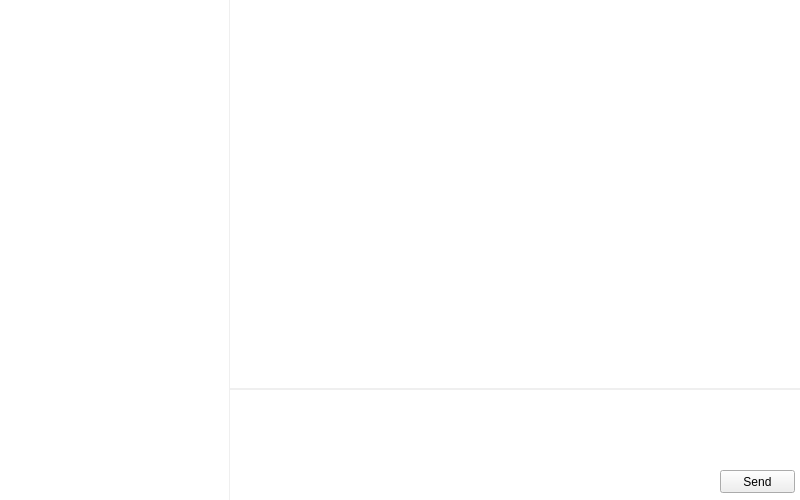
<?xml version="1.0" encoding="UTF-8"?>
<ui version="4.0">
 <class>MainWindow</class>
 <widget class="QMainWindow" name="MainWindow">
  <property name="geometry">
   <rect>
    <x>0</x>
    <y>0</y>
    <width>800</width>
    <height>500</height>
   </rect>
  </property>
  <property name="minimumSize">
   <size>
    <width>800</width>
    <height>500</height>
   </size>
  </property>
  <property name="maximumSize">
   <size>
    <width>800</width>
    <height>500</height>
   </size>
  </property>
  <property name="windowTitle">
   <string>MainWindow</string>
  </property>
  <widget class="QWidget" name="centralWidget">
   <widget class="QTextBrowser" name="textBrowser">
    <property name="geometry">
     <rect>
      <x>240</x>
      <y>7</y>
      <width>561</width>
      <height>371</height>
     </rect>
    </property>
    <property name="cursor" stdset="0">
     <cursorShape>IBeamCursor</cursorShape>
    </property>
    <property name="frameShape">
     <enum>QFrame::NoFrame</enum>
    </property>
   </widget>
   <widget class="QPlainTextEdit" name="plainTextEdit">
    <property name="geometry">
     <rect>
      <x>240</x>
      <y>400</y>
      <width>561</width>
      <height>71</height>
     </rect>
    </property>
    <property name="cursor" stdset="0">
     <cursorShape>IBeamCursor</cursorShape>
    </property>
    <property name="frameShape">
     <enum>QFrame::NoFrame</enum>
    </property>
   </widget>
   <widget class="QPushButton" name="btnSend">
    <property name="geometry">
     <rect>
      <x>720</x>
      <y>470</y>
      <width>75</width>
      <height>23</height>
     </rect>
    </property>
    <property name="text">
     <string>Send</string>
    </property>
    <property name="shortcut">
     <string>Return</string>
    </property>
   </widget>
   <widget class="QWidget" name="widget" native="true">
    <property name="geometry">
     <rect>
      <x>230</x>
      <y>390</y>
      <width>571</width>
      <height>111</height>
     </rect>
    </property>
    <property name="autoFillBackground">
     <bool>false</bool>
    </property>
    <property name="styleSheet">
     <string notr="true">background-color: rgb(255, 255, 255)</string>
    </property>
   </widget>
   <widget class="QWidget" name="widget_2" native="true">
    <property name="geometry">
     <rect>
      <x>230</x>
      <y>0</y>
      <width>571</width>
      <height>388</height>
     </rect>
    </property>
    <property name="autoFillBackground">
     <bool>false</bool>
    </property>
    <property name="styleSheet">
     <string notr="true">background-color: rgb(255, 255, 255)</string>
    </property>
   </widget>
   <widget class="QWidget" name="widget_3" native="true">
    <property name="geometry">
     <rect>
      <x>0</x>
      <y>0</y>
      <width>229</width>
      <height>501</height>
     </rect>
    </property>
    <property name="autoFillBackground">
     <bool>false</bool>
    </property>
    <property name="styleSheet">
     <string notr="true">background-color: rgb(255, 255, 255)</string>
    </property>
    <widget class="QListWidget" name="listWidget">
     <property name="geometry">
      <rect>
       <x>10</x>
       <y>10</y>
       <width>218</width>
       <height>481</height>
      </rect>
     </property>
     <property name="frameShape">
      <enum>QFrame::NoFrame</enum>
     </property>
    </widget>
   </widget>
   <zorder>widget_3</zorder>
   <zorder>widget_2</zorder>
   <zorder>widget</zorder>
   <zorder>textBrowser</zorder>
   <zorder>plainTextEdit</zorder>
   <zorder>btnSend</zorder>
  </widget>
 </widget>
 <layoutdefault spacing="6" margin="11"/>
 <resources/>
 <connections/>
</ui>
